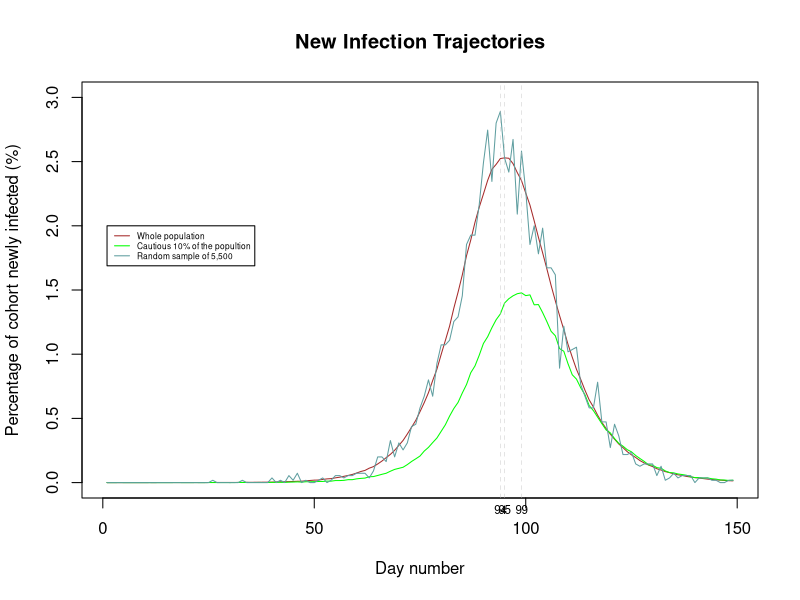

Reproduce this figure in R. (Note: a time limit stopped this script after it produced the figure.)
## SEIR Model

## Overview
## ********
## The SEIR model is a model to recreate the trajectory of a epidemic, in particular following the path of infections for 3 cohorts. 
## The whole population, the 'cautious' 10% of the population defined as 10% of the population with the lowest beta values and a 
## random sample of 0.1% of the population. Defining 4 states, susceptible, exposed, infected and recovered or dead on each day 
## an individual moves from suseptible state to the exposed state a function of their contact rate, the infected populations 
##contact rate and a viral infectivity parameter lamda. Each day an individual can move from being exposed to infected with 
## the disease with probability 1/3 and move from infected to recovered or dead with probability 1/5. Using the SEIR function, 
## alongside an initial run this program aims to plot the variability in these cohorts by running the model 10 separate times
## and plotting the variability on three seperate graphs. 

## SEIR model details
## ******************
## 1. Vectors are initiated whereby 'x' is defined as the storage vector for the whole population each element can either be 
##    0 = Susecptible ## 1 = Exposed ## 2 = Infected ## 3 = Recovered/Dead 
## 2. Vectors are initiated whereby 'S', 'E', 'I', 'R' are vectors showing how many people are in each state each day
## 3. Beta's are assigned to each individual (using rnom) and stored in 'beta' the bottom 10% is identified and stored
## 4. A random saample of 0.1% is also taken from the population for use later (using sample)
## 5. Model starts by using uniform random devidates (runif) to move people from state E -> I and E -> R
## 5. A person, i,  in state S are assigned a probabilty of moving to state E by sum_infectious * lamda * beta(i) and 
##    moved to state S based on random deviates (runif)
## 6. Three count vectors are set up, new_infections, new_infectios_percentile, new_infections_sample and the number of people 
##    moving from E -> I in each group is recorded for that dat
## 7. Model runs for 150 days
## 8. Plots are created using plot, lines, mtext, ablines and legend functions to plot the trajectory of all three samples

seir <-function(n=5500000,ne=10,nt=150) {
  ## SEIR stochastic simulation model.
  ## n = population size; ne = initially exposed; nt = number of days
  ##Sum of betas of indivial in infected state * beta of susepital individual * landa is prob S -> E
  ## 1/3 prob of moving E -> I
  ## 1/5 prob of moving I -> S with the assumption this can happen after 1 day
  ## 0 = Susecptible ## 1 = Exposed ## 2 = Infected ## 3 = Recovered/Dead 
  
  lamda <- 0.4/n  
  x <-rep(0,n) ## initialize to susceptible state
  beta <-rlnorm(n,0,0.5); beta <-beta/mean(beta) ## individual infection rates
  x[1:ne] <- 1 ## create some exposed
  
  new_infections <- new_infections_percentile <- new_infections_sample <- rep(0, nt-1) ## initialize new daily infections count
  ## initialize new daily infections count for bottom 10%
  ## initialize new daily infections count for sample
  
  bottomquantile <- quantile( beta, 0.1 ) ##Beta values in lowest 10%
  low_beta = beta < bottomquantile
  samplepopn <- rep(0, n) ; samplepopn[ sample(1:n, n*0.001) ] <- 1 #Indicator vector identifying 0.1% of popn
  
  for (i in 2:nt) { ## loop over days
    
    prob_exp = sum(beta[x == 2]) * lamda * beta
    u <-runif(n) ## uniform random deviates 
    
    xu = (x == 1 & u < (1/3))
    new_infections[i-1] <- sum(xu) ##New people in infectious state for day i
    new_infections_percentile[i-1] <- sum(xu & low_beta) ##Bottom 10% new people in infectious state for day i
    new_infections_sample[i-1] <- sum(xu & samplepopn == 1) ##Sampled new people in infectious state for day i
    
    x[x == 2 & u < (1/5)] <- 3 ## I -> R with prob 1/5
    x[xu] <- 2 ## E -> I with prob 1/3
    x[x == 0 & u < prob_exp] <- 1  ## S -> E with prob
    
  }
  list(new_infections=new_infections, new_infections_percentile=new_infections_percentile, new_infections_sample=new_infections_sample)
} ## seir

## Plot graphs for initial model run 

exec <- seir()

xx <- exec$new_infections*100/5500000
yy <- exec$new_infections_percentile*100/550000
zz <- exec$new_infections_sample*100/5500
day <- c(1:149)

maxxx <- which.max(xx)
maxyy <- which.max(yy)
maxzz <- which.max(zz)

plot(day, xx, pch=19,cex=.5, main="New Infection Trajectories" ,xlab="Day number",ylab="Percentage of cohort newly infected (%)", type = 'l', col = 'brown', ylim = c(0,3))
lines(yy, col = 'green')
lines(zz, col = 'cadetblue')
legend(1, 2, legend=c("Whole population", "Cautious 10% of the popultion", "Random sample of 5,500"),
       col=c("brown", "green", "cadetblue"), lty=1:1, cex=0.5)
abline(v = c(maxxx, maxyy, maxzz) , lty=c(2, 2, 2), lwd=c(0.4, 0.4, 0.4), col=c("grey", "grey"))
mtext(maxxx, side = 1, at = maxxx, cex = 0.7) ; mtext(maxyy, side = 1, at = maxyy, cex = 0.7) ; mtext(maxzz, side = 1, at = maxzz, cex = 0.7) 

##Plot graphs for 10 sample runs

day <- c(1:149)

exec1 <- seir()
xx1 <- exec1$new_infections*100/5500000
yy1 <- exec1$new_infections_percentile*100/550000
zz1 <- exec1$new_infections_sample*100/5500

exec2 <- seir()
xx2 <- exec2$new_infections*100/5500000
yy2 <- exec2$new_infections_percentile*100/550000
zz2 <- exec2$new_infections_sample*100/5500

exec3 <- seir()
xx3 <- exec3$new_infections*100/5500000
yy3 <- exec3$new_infections_percentile*100/550000
zz3 <- exec3$new_infections_sample*100/5500

exec4 <- seir()
xx4 <- exec4$new_infections*100/5500000
yy4 <- exec4$new_infections_percentile*100/550000
zz4 <- exec4$new_infections_sample*100/5500

exec5 <- seir()
xx5 <- exec5$new_infections*100/5500000
yy5 <- exec5$new_infections_percentile*100/550000
zz5 <- exec5$new_infections_sample*100/5500

exec6 <- seir()
xx6 <- exec6$new_infections*100/5500000
yy6 <- exec6$new_infections_percentile*100/550000
zz6 <- exec6$new_infections_sample*100/5500

exec7 <- seir()
xx7 <- exec7$new_infections*100/5500000
yy7 <- exec7$new_infections_percentile*100/550000
zz7 <- exec7$new_infections_sample*100/5500

exec8 <- seir()
xx8 <- exec8$new_infections*100/5500000
yy8 <- exec8$new_infections_percentile*100/550000
zz8 <- exec8$new_infections_sample*100/5500

exec9 <- seir()
xx9 <- exec9$new_infections*100/5500000
yy9 <- exec9$new_infections_percentile*100/550000
zz9 <- exec9$new_infections_sample*100/5500

exec10 <- seir()
xx10 <- exec10$new_infections*100/5500000
yy10 <- exec10$new_infections_percentile*100/550000
zz10 <- exec10$new_infections_sample*100/5500

a <- pmax(xx1, xx2, xx3, xx4, xx5, xx6, xx7, xx8, xx9, xx10)
b <- pmax(yy1, yy2, yy3, yy4, yy5, yy6, yy7, yy8, yy9, yy10)
c <- pmax(zz1, zz2, zz3, zz4, zz5, zz6, zz7, zz8, zz9, zz10)

d <- pmin(xx1, xx2, xx3, xx4, xx5, xx6, xx7, xx8, xx9, xx10)
e <- pmin(yy1, yy2, yy3, yy4, yy5, yy6, yy7, yy8, yy9, yy10)
f <- pmin(zz1, zz2, zz3, zz4, zz5, zz6, zz7, zz8, zz9, zz10)

plot(day, a, type = "l", ylim = c(0,3), col="grey", pch=19,cex=.5, main="Variability of infection in the whole population" ,xlab="Day number",ylab="Percentage of cohort newly infected (%)")
lines(day, d, type = "l", col="grey")
polygon(c(day, rev(day)), c(a, rev(d)), col = "grey")

plot(day, b, type = "l", ylim = c(0,3), col="grey", pch=19,cex=.5, main="Variability of infection in cautious 10% of the population" ,xlab="Day number",ylab="Percentage of cohort newly infected (%)")
lines(day, e, type = "l", col="grey")
polygon(c(day, rev(day)), c(b, rev(e)), col = "grey")

plot(day, c, type = "l", ylim = c(0,3), col="grey", pch=19,cex=.5, main="Variability of infection in a random sample of 0.1% of population" ,xlab="Day number",ylab="Percentage of cohort newly infected (%)")
lines(day, f, type = "l", col="grey")
polygon(c(day, rev(day)), c(c, rev(f)), col = "grey")
